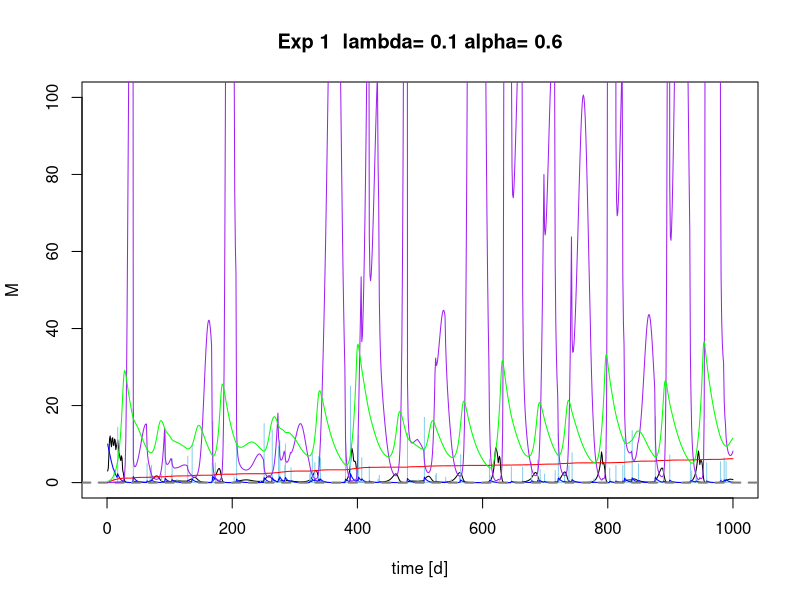
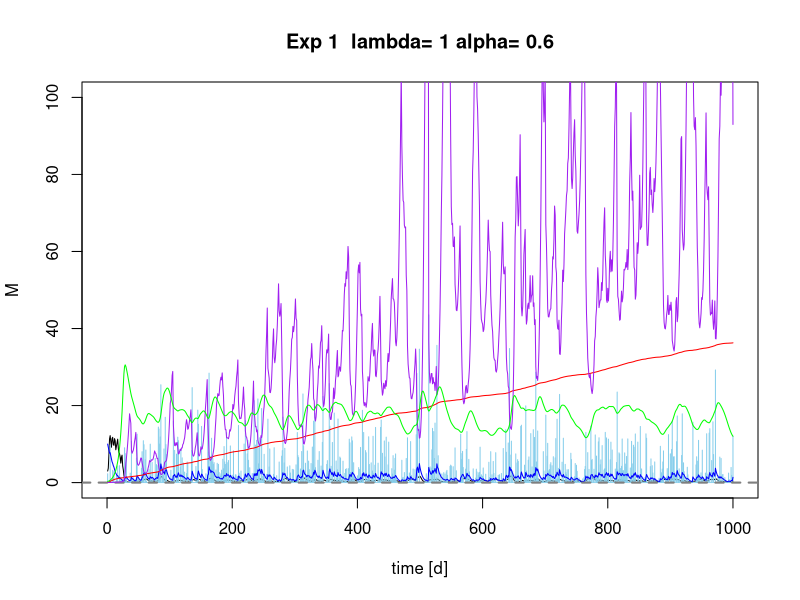
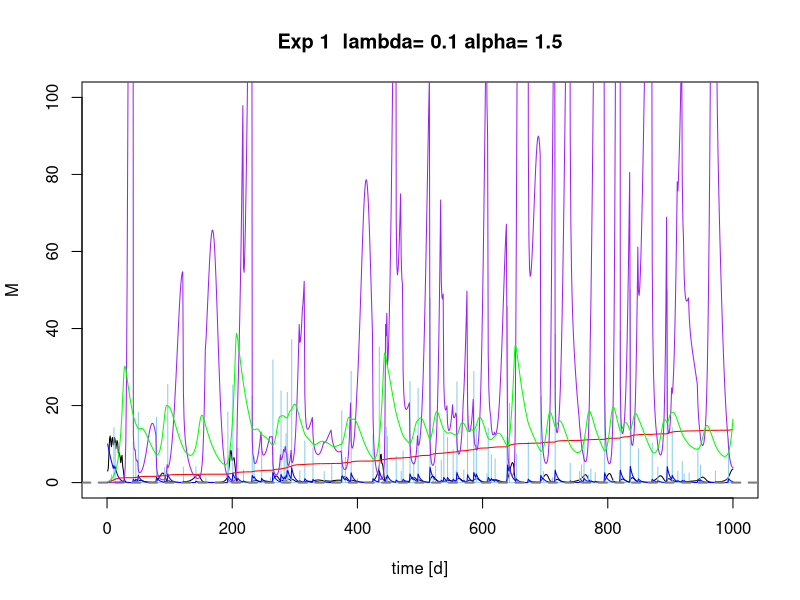
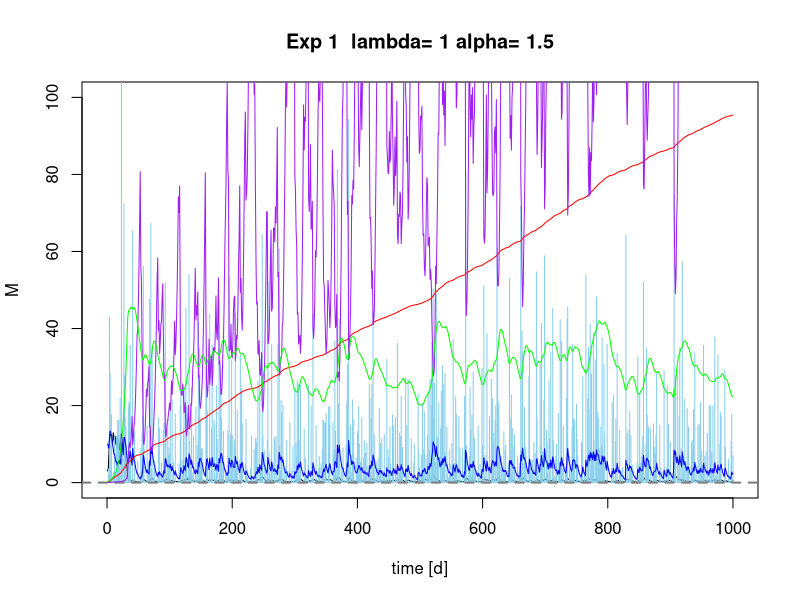
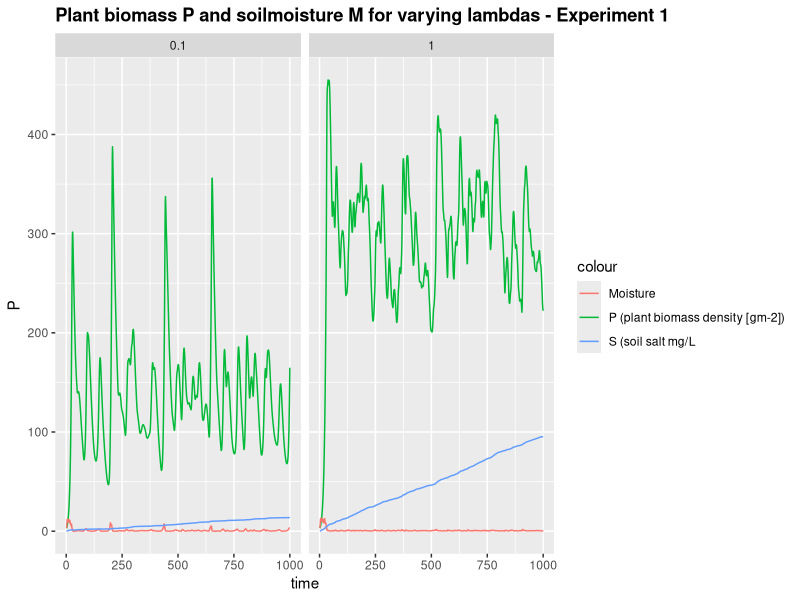
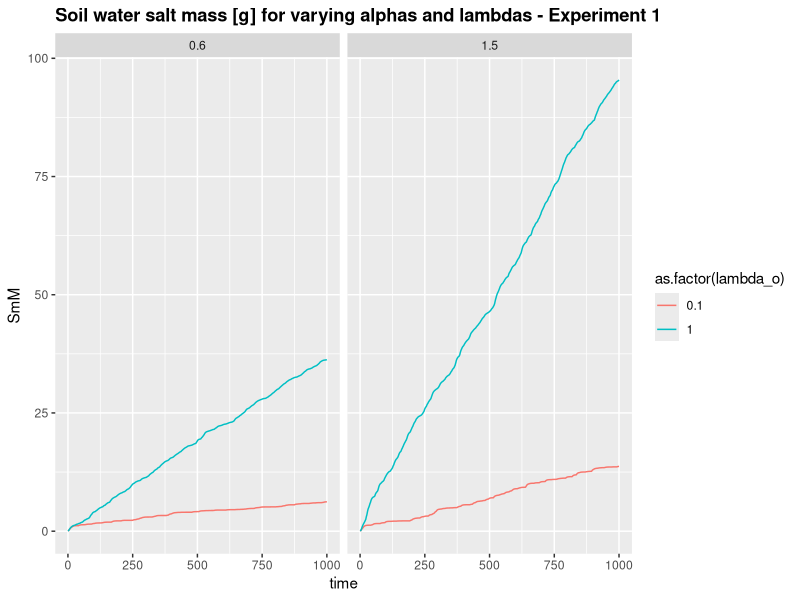
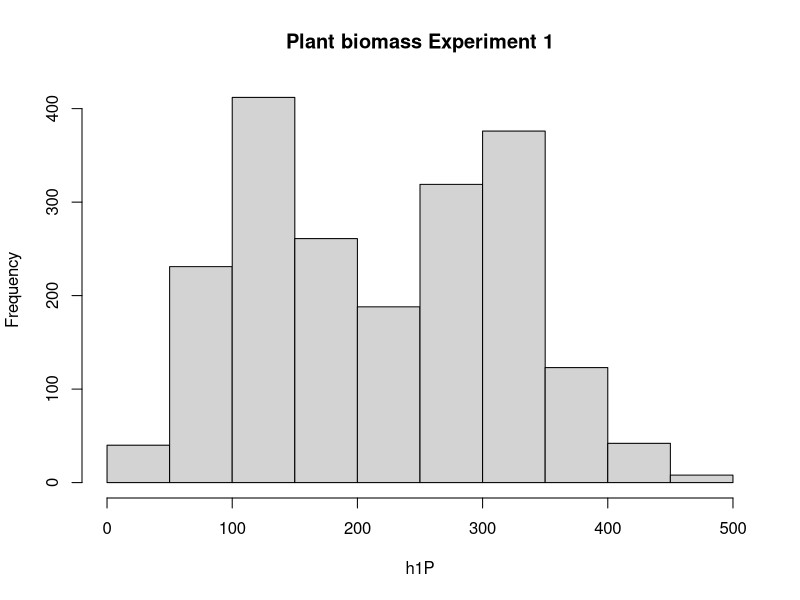
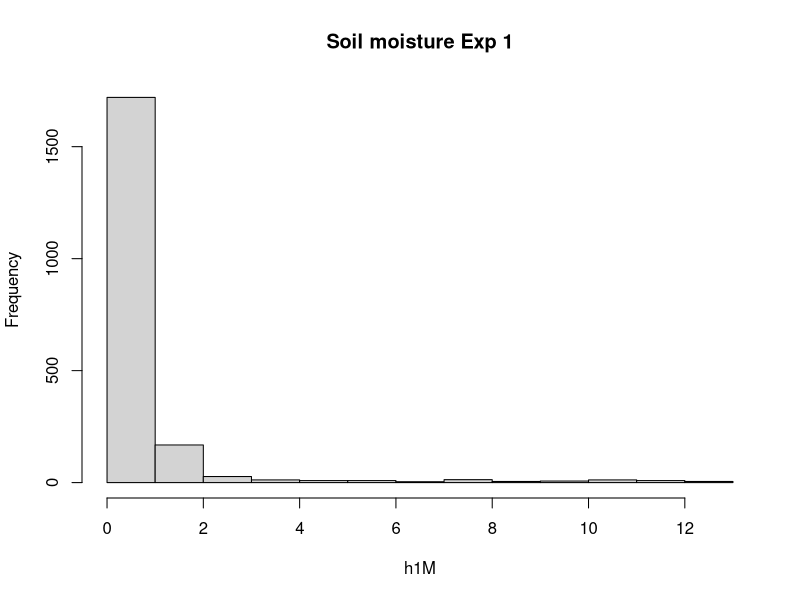

These figures' R source, in order:
## ---- chunk 1
# setwd("H:/everything/R/10 10 16")
 # Sandy Clay Loam
    n<-0.367 # porosity
    # more soil variables for evaporation & losses
    # Hydraulic conductivity
    K_s<-52.08*10 # mm/day
    # campbell's b
    b<-6.4069 # neurotheta sandy clay loam
    # van Genuchten parameters
#     avg <- 0.0521
#     nvg <- 1.237
    s_fc<-0.2677/n # Field capacity
    # This is the bubbling pressure
    psi_s_bar<--1.2E-3 #

  h1bar =  -psi_s_bar 
  hb = psi_s_bar*-10^4
  Ep=3.5 # Evaporation in cm


  Zmax =1000 # cm GROUNDWATER DEPTH
  Z =100

soilpar <- list(b = b, n = n, s_fc = s_fc, K_s = K_s, 
                psi_s_bar = psi_s_bar, h1bar = h1bar, hb = hb, Ep=Ep)
    #................................................
    # Vegetation 1 (Grass)
    # paspalum secateum F-I and R-I, 2004

    Zr = 40 # soil depth (cm)   Also Table 2...Fernandez-Illescas and Rodriguez-Iturbe...2001
    c_p=0.4
    fr= 0.8 # fraction of roots near gw table
vegpar <- list(Zr = Zr, c_p=c_p, fr=fr)

alpha_i=0.25
k=12
W0=0.2
gmax=0.05
k1=5
c=10
f= 0.4
ConcConst = 0.1
CM.gw =0
d=0.05

par <- list(alpha_i=alpha_i,k=k, W0=W0, gmax=gmax, k1=k1, c=c, f=f, ConcConst=ConcConst, CM.gw= CM.gw, d=d)
## ---- chunk 2
Infil <- function(h,P, par){
  
  I=par$alpha_i*h*(P+par$k*par$W0)/(P+par$k)
  
  return (I)
}
## ---- chunk 3

WU <- function(M,P,par){ 
# using Svir in here means scaling Svir back to M, easier to do at Svir in balances  
#  WU=par$gmax*((M*(1+Svir))/(((M*(1+Svir))+par$k1)))*P 
  WU=par$gmax*(M/((M+par$k1)))*P 
  
  return(WU)
}
## ---- chunk 4
#******************************************

L_n <- function(M,Z,Zmax,soilpar,vegpar) {
   Zr <- vegpar$Zr
   hb <- soilpar$psi_s_bar*-10^4
    soilpar$s_fc <- (Z/hb)^(-1/soilpar$b)
   
   s=M/(soilpar$n*Zr)
   
   psi = hb*s^soilpar$b
   
   m=5.64  # in Salvucci's paper it is called n, but I called it m here to not confuse it with porosity
   #m=3.3 # 3.3 for clay, 5.64 for silt-loam, 11.88 for sand-loam 


Znd <- Z/Zmax  # a non-dimensional Znd between 0 and 1 is defined, e.g. Zmax=10 m, Z= 1 m, Znd=0.1


#non-dimensional form of the flow rate equation
q <-((((Znd/hb)^-m)-((psi/hb)^-m))/((1+((psi/hb)^-m))+((m-1)*((Znd/hb)^-m)))) #nd flow rate

   
   # Mass flux


flux <- M*q
flux<-ifelse(s<soilpar$s_fc, abs(flux), -abs(flux))


return(flux)
}


####test
#  M <- seq(0,10,length=100)
# s=M/(soilpar$n*Zr)
# plot(s,L_n(M,Z=Z,Zmax=Zmax,soilpar=soilpar,vegpar=vegpar),type="l" )#,ylim=c(0,10)) xlim=c(0,1), ylim=c(0,20)
# lines(M,L_n(M,Z,WU=5,soilpar=soilpar,vegpar=vegpar)$U,col="red")
## ---- chunk 5

Gr <- function(M,P,par) { 
  
  Gr = par$c*WU(M,P,par)
  
  return(Gr)
}
## ---- chunk 6
Mo <- function(P,M, Svir,par) {
 
    Mo = P*(par$d*(M/Svir))
  
  return(Mo)
}
## ---- chunk 7
balances <- function(Rain, par, plotit=T,
                      soilpar,
                      vegpar){
   
   # f is the soil salt leaching efficiency (whether some salt is retained)
   # ConcConst is the concentration of the salt in the infiltrating water

# Storage vectors for the daily steps are initialized.


   M <- rep(0,length(Rain)) # soil moisture [mm]
   h <- rep(0,length(Rain)) # infiltration depth [mm]
   P <- rep(0,length(Rain)) #biomass density []
   CM<- rep(0,length(Rain)) # Salt concentration in soil water in g/L or g/mm
   SmI<- rep(0,length(Rain)) # Salt mass in infiltrating water [g]
   SmM <- rep(0,length(Rain)) # Salt mass in soil water [g]
   In <- rep(0,length(Rain)) # infiltration [mm]
# Leach <- rep(0,length(Rain)) # leaching [mm]
   Svir <- rep(0,length(Rain)) # virtual saturation
#    Overfl<-rep(0,length(Rain))
   flux<- rep(0,length(Rain))
 #  Overfl<- rep(0,length(Rain))


# Initial values to start the simulation.

   
   M[1] <- 3
   h[1] <- 10 
   P[1] <- 3
   CM[1]<- 0
   Svir[1] <- M[1]



# We decided to split the numerical calculations for the daily into 12 substeps.

   deltat <- 12 # split in 12 increments

  
# Storage vectors for the substeps are initialized.

   M_sub <- rep(0,deltat)
   h_sub <- rep(0,deltat)
   I_sub <- rep(0,deltat)
   #Q_sub <- rep(0,deltat)
   WU_sub <-rep(0,deltat) # Water uptake in mm
   P_sub <- rep(0,deltat) 
   Gr_sub <- rep(0,deltat) # Growth of biomass
   Mo_sub<- rep(0,deltat) # Mortality of biomass
   SmI_sub <- rep(0,deltat) 
   SmM_sub<- rep(0,deltat) 
   CM_sub<- rep(0,deltat) 
  Svir_sub <- rep(0,deltat) # virtual saturation

   flux_sub<-rep(0,deltat) # calculates leakage loss without evaporation loss
  # Overflow<-rep(0,deltat)


  
   timeincr= 1/deltat
   
  for (t in 2:length(Rain)){
    
    for (tt in 1:(deltat-1)) {
      
      h.old <- ifelse(tt==1,h[t-1],h_sub[tt])
      P.old <- ifelse(tt==1,P[t-1],P_sub[tt])
      M.old <- ifelse(tt==1,M[t-1],M_sub[tt])
      SmI.old <-ifelse(tt==1,SmI[t-1],SmI_sub[tt])
      CM.old <-ifelse(tt==1,CM[t-1],CM_sub[tt])
      Svir.old <-ifelse(tt==1,Svir[t-1],Svir_sub[tt])
#       Overfl.old <-ifelse(tt==1,Overfl[t-1],Overflow[tt])

# Balance for water depth on soil

h_sub[tt+1] <- h.old + ifelse(tt==1,Rain[t],0) - Infil(h.old, P.old,par)*timeincr #- Ep*timeincr

# Infiltration

      I_sub[tt] <- Infil(h.old, P.old,par)*timeincr

#  1. Update soil moisture with infiltration

      M_sub[tt + 1] <- M.old + I_sub[tt]      
      
# Now do all plant uptake and growth
# water uptake by plants: include infiltration in available water

      WU_sub[tt] <- WU(M=Svir.old,P.old,par)*timeincr 
      
      # growth rate
      Gr_sub[tt] <- Gr(M=Svir.old, P.old,par)*timeincr 
      # Mortality
      Mo_sub[tt]<- Mo(P.old,M=M.old, Svir=Svir.old, par)*timeincr
      # calculate plant biomass balance
      P_sub[tt + 1] <- P.old + Gr_sub[tt]- Mo_sub[tt] 
      
      
# re-calculate water balance
# 2. before leaching
      M_sub[tt + 1] <- M.old + I_sub[tt] - WU_sub[tt] #- L_sub[tt] 

# Calculate salt concentration in the soil

      # 3. calculate leaching and capillary rise amount
flux_sub[tt]<-do.call(L_n,list(M=M_sub[tt+1],Z=Z, Zmax=Zmax,soilpar=soilpar,vegpar=vegpar))

      # 4. final adjust soil moisture for leaching or capillary rise
 
   M_sub[tt + 1] <-  M_sub[tt + 1] + flux_sub[tt+1]*timeincr


# calculate saltbalance
   
    L_salt <- ifelse(flux_sub[tt]<0, par$f*CM_sub[tt+1]*flux_sub[tt+1]*timeincr,0) # leaching of salt
    
    U_salt <- ifelse(flux_sub[tt]>0, par$CM.gw*flux_sub[tt+1]*timeincr,0) # rise of salt
       
      SmI_sub[tt+1]<- SmI.old + I_sub[tt]*par$ConcConst 
    SmM_sub[tt+1] <- SmI_sub[tt+1] + U_salt - L_salt
#        SmM_sub[tt+1]<-SmI_sub[tt+1] 
   CM_sub[tt+1]<- SmM_sub[tt+1]/M_sub[tt+1]
    
    # I have now scaled Svir to M  
    Svir_sub[tt + 1]<-soilpar$n*vegpar$Zr*((soilpar$h1bar)^(1/soilpar$b))*
                     ((soilpar$h1bar)*(M_sub[tt + 1]/
                       (soilpar$n*vegpar$Zr))^(-soilpar$b)
                       +(3.6*CM_sub[tt + 1]))^(-1/soilpar$b)

    } 
  
# Aggregating the substep results to daily values.

    P[t] = P_sub[deltat]
    M[t] = M_sub[deltat]
    h[t] = h_sub[deltat]
    CM[t] = CM_sub[deltat]
    SmM[t] = SmM_sub[deltat] 
    SmI[t]=SmI_sub[deltat]
#     SmM[t] = SmM_sub[deltat]
    In[t]= sum(I_sub)
#     L[t] = sum(L_sub)
#     U[t] = sum(U_sub)
    flux[t] = sum(flux_sub)
    Svir[t] = Svir_sub[deltat]
 #   Overfl[t] = Overflow[deltat]
}


# Plotting
 
if (plotit==T) {  
  plot(M, type="l",ylim=c(0,100),xlim=c(0,time),xlab=("time [d]"), main=paste("Exp 1  lambda=", lambda[j],"alpha=", alpha[i]))
  points(Rain*10, type="h", col="skyblue")
   
    lines(h,type="l", col="blue")
#    lines(flux,type="l", col="orange")
    abline(h=0, col="Gray50",lwd=2,lty=2)

    lines(SmM,type="l", col="red")
    lines(CM,type="l", col="purple")
    lines(P/10,type="l", col="green")
#     lines(L,type="l", col="green")
#     lines(U,type="l", col="red")
#   legend("topright",cex=1, pt.cex=0.4, c("Moisture [mm]","Rainfall [mm]*10","overland flow depth[mm] ","salt mass in soil water [g]", "salt concentration in soil water [g/l]", "Plant biomass density [g/m^2]"),
#           col=c("black","skyblue","blue","red","purple","green"),lty=1)
#  

}

Out <- data.frame(P=P,M=M,h=h, CM=CM, SmM=SmM, In=In, flux=flux, Svir=Svir)
return(Out)
}
## ---- chunk 8
alpha <- c(0.6,1.5) 
lambda <- c(0.1,1)

Store <- list()
sub_store <- list()
time <- 1000
delta <- 0
set.seed(1000)
## ---- chunk 9
# set the mortality value
# source("Rainfall.R")
Precip <- function(time,alpha,lambda,delta) {
  # generate a vector of times between rainfall events > delta
  f_P<-floor(rexp(time,lambda*exp(-delta/alpha))) # vector of times between rainfall occurrences (equation 4 & 8)
  # generate a binary vector from this (impulse function)
  binary.vec <- unlist(lapply(1:time,function(i) c(rep(0,f_P[i]),1)))
  R <- rexp(length(binary.vec),1/alpha)*binary.vec 
  return(R[1:time])
}



for (i in 1:length(alpha)) {
  
for (j in 1:length(lambda)) {
    # generate the rainfall
    Rain <- Precip(time,alpha[i],lambda[j],delta)
    Rainlist <- data.frame(Precip(time,alpha[i],lambda[j],delta))
    
    sub_store[[j]] <-data.frame(alpha_o=rep(alpha[i],time),
                                lambda_o=rep(lambda[j],time),
                                balances(Rain,plotit=T, par=par,
                                soilpar, vegpar))
  }
  Store[[i]] <- sub_store
}
## ---- chunk 10
require(ggplot2)
lambda_sum <- do.call(rbind,Store[][[2]])
lambda_sum$time <- rep(1:time,length(lambda))

pl <- ggplot(lambda_sum,aes(x=time,y=P, colour="P (plant biomass density [gm-2])")) + geom_line()
pl  <- pl + geom_line(aes(x=time,y=M, colour="Moisture"))  
pl <- pl +  facet_wrap(~lambda_o)   #, colour=lambda_o (put this in aes-brackets) 
pl  + ggtitle("Plant biomass P and soilmoisture M for varying lambdas - Experiment 1") +  geom_line(aes(x=time, y=SmM, colour= "S (soil salt mg/L")) + theme(plot.title = element_text(lineheight=.8, face="bold"))
## ---- chunk 11
lambda_sum_all <- do.call(rbind,do.call(rbind,Store))
lambda_sum_all$time <- rep(rep(1:time,length(lambda)),length(alpha))


pa <- ggplot(lambda_sum_all,aes(x=time,y=SmM,col=as.factor(lambda_o))) + geom_line(linetype=1) 
# pa <- pa + + scale_color_gradient(low="blue", high="red")
pa <- pa  + facet_wrap(~alpha_o) + ggtitle("Soil water salt mass [g] for varying alphas and lambdas - Experiment 1") + theme(plot.title = element_text(lineheight=.8, face="bold"))
pa  
## ---- chunk 12
summary(lambda_sum$P)
summary(lambda_sum$M)
summary(lambda_sum$SmM)
summary(lambda_sum$CM)
summary(lambda_sum$flux)

h1P<- lambda_sum$P
h1M <-lambda_sum$M
h1SmM<-lambda_sum$SmM
h1CM<-lambda_sum$CM

hist(h1P, breaks=10, main = 'Plant biomass Experiment 1')
hist(h1M, breaks=10,main="Soil moisture Exp 1")
hist(h1SmM, breaks=10,main="soil salt mass Exp 1")
hist(h1CM, breaks=10, main="Salt concentration in soil Exp 1")


